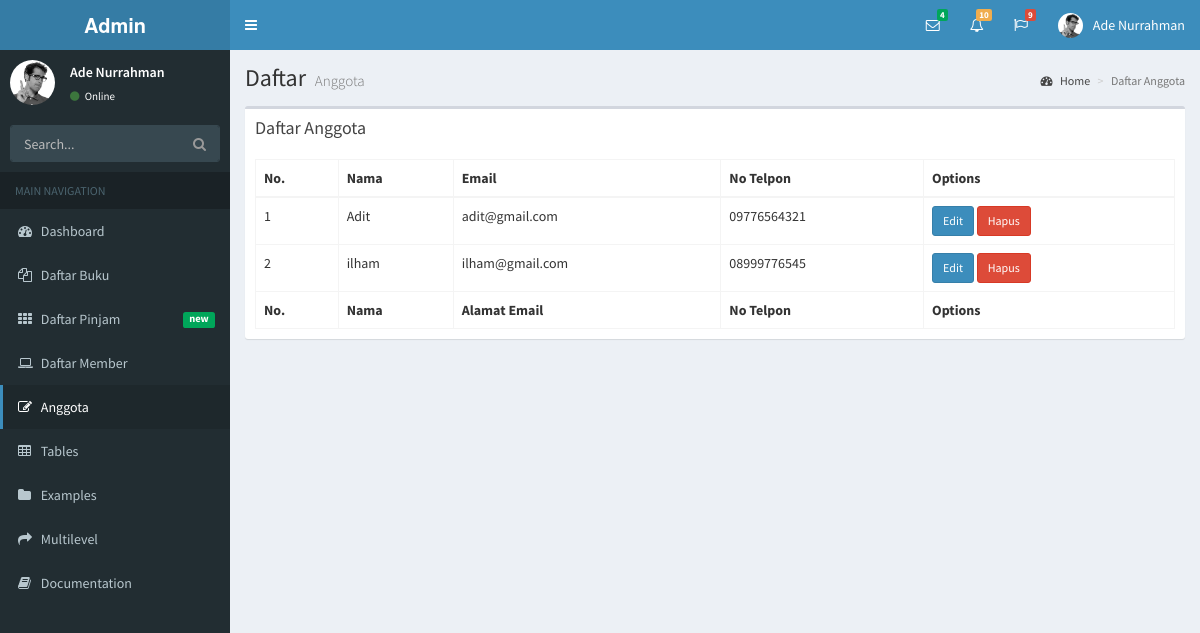
/index.php/home/v_anggota, run on the app's committed database.
### tables this page shows
CREATE TABLE `v_anggota` (
  `nomer` int(6) NOT NULL,
  `nama` varchar(50) NOT NULL,
  `email` varchar(50) NOT NULL,
  `telpon` varchar(15) NOT NULL
);

### application/controllers/Home.php (called while the page is built, shortened)
<?php
class Home extends CI_Controller
{
	function __construct()
    {
        $this->load->model('M_admin');
        $this->load->database();
        $this->load->helper('form');
        $this->load->helper('url');
    }
    public function v_anggota()
    {
        $data = array(
            'title'  => 'Daftar Anggota',
            'v_anggota' => $this->M_admin->v_anggota(),
        );
        $data['judul'] = 'Daftar Anggota';
        $this->load->view('v_anggota', $data);
    }
}

### index.php (called while the page is built, shortened)
<?php
require_once BASEPATH.'core/CodeIgniter.php';

### application/models/M_admin.php (called while the page is built, shortened)
<?php
class M_admin extends CI_Model{
	public function v_anggota()
	{
		$query = $this->db->select("*")
				->from('v_anggota')
				->order_by('nama')
				->get();
		return $query->result();
	}
}

### application/views/v_anggota.php (the view, shortened to what this page needs)
<!DOCTYPE html>
<html>
  <head>
    <link href="<?= base_url() ;?>assets/admin/bootstrap/css/bootstrap.min.css" rel="stylesheet" type="text/css" />
    <link href="https://maxcdn.bootstrapcdn.com/font-awesome/4.3.0/css/font-awesome.min.css" rel="stylesheet" type="text/css" />
    <link href="https://code.ionicframework.com/ionicons/2.0.1/css/ionicons.min.css" rel="stylesheet" type="text/css" />
    <link href="<?= base_url() ;?>assets/admin/plugins/jvectormap/jquery-jvectormap-1.2.2.css" rel="stylesheet" type="text/css" />
    <link href="<?= base_url() ;?>assets/admin/dist/css/AdminLTE.min.css" rel="stylesheet" type="text/css" />
    <link href="<?= base_url() ;?>assets/admin/dist/css/skins/_all-skins.min.css" rel="stylesheet" type="text/css" />
  </head>
  <body class="skin-blue sidebar-mini">
    <div class="wrapper">
      <header class="main-header">
        <a href="<?= base_url() ;?>home/v_admin" class="logo">
          <span class="logo-lg"><b>Admin</b></span>
        </a>
        <nav class="navbar navbar-static-top" role="navigation">
          <a href="<?= base_url() ;?>assets/admin/#" class="sidebar-toggle" data-toggle="offcanvas" role="button">
          </a>
          <div class="navbar-custom-menu">
            <ul class="nav navbar-nav">
              <li class="dropdown messages-menu">
                <a href="<?= base_url() ;?>assets/admin/#" class="dropdown-toggle" data-toggle="dropdown">
                  <i class="fa fa-envelope-o"></i>
                  <span class="label label-success">4</span>
                </a>
              </li>
              <li class="dropdown notifications-menu">
                <a href="<?= base_url() ;?>assets/admin/#" class="dropdown-toggle" data-toggle="dropdown">
                  <i class="fa fa-bell-o"></i>
                  <span class="label label-warning">10</span>
                </a>
              </li>
              <li class="dropdown tasks-menu">
                <a href="<?= base_url() ;?>assets/admin/#" class="dropdown-toggle" data-toggle="dropdown">
                  <i class="fa fa-flag-o"></i>
                  <span class="label label-danger">9</span>
                </a>
              </li>
              <li class="dropdown user user-menu">
                <a href="<?= base_url() ;?>assets/admin/#" class="dropdown-toggle" data-toggle="dropdown">
                  <img src="<?= base_url() ;?>assets/admin/dist/img/user2-160x160.jpg" class="user-image" alt="User Image"/>
                  <span class="hidden-xs">Ade Nurrahman</span>
                </a>
              </li>
          </div>
        </nav>
      </header>
      <aside class="main-sidebar">
        <section class="sidebar">
          <div class="user-panel">
            <div class="pull-left image">
              <img src="<?= base_url() ;?>assets/admin/dist/img/user2-160x160.jpg" class="img-circle" alt="User Image" />
            </div>
            <div class="pull-left info">
              <p>Ade Nurrahman</p>
              <a href="<?= base_url() ;?>assets/admin/#"><i class="fa fa-circle text-success"></i> Online</a>
            </div>
          </div>
          <form action="#" method="get" class="sidebar-form">
            <div class="input-group">
              <input type="text" name="q" class="form-control" placeholder="Search..."/>
              <span class="input-group-btn">
                <button type='submit' name='search' id='search-btn' class="btn btn-flat"><i class="fa fa-search"></i></button>
              </span>
            </div>
          </form>
          <ul class="sidebar-menu">
            <li class="header">MAIN NAVIGATION</li>
            <li class="treeview">
              <a href="<?= base_url() ;?>home/v_admin">
                <i class="fa fa-dashboard"></i> <span>Dashboard</span>
              </a>
            </li>
            <li class="treeview">
              <a href="<?= base_url() ;?>home/v_buku">
                <i class="fa fa-files-o"></i>
                <span>Daftar Buku</span>
              </a>
            </li>
            <li>
              <li class="treeview">
              <a href="<?= base_url() ;?>home/v_pinjam">
                <i class="fa fa-th"></i> <span>Daftar Pinjam</span> <small class="label pull-right bg-green">new</small>
              </a>
            </li>
            <li class="treeview">
              <a href="<?= base_url() ;?>home/v_member">
                <i class="fa fa-laptop"></i>
                <span>Daftar Member</span>
              </a>
            </li>
            <li class="treeview active">
              <a href="<?= base_url() ;?>home/v_anggota">
                <i class="fa fa-edit"></i> <span>Anggota</span>
              </a>
            </li>
            <li class="treeview">
                <a href="<?= base_url() ;?>assets/admin/#">
                <i class="fa fa-table"></i> <span>Tables</span>
              </a>
            <li class="treeview">
              <a href="<?= base_url() ;?>assets/admin/#">
                <i class="fa fa-folder"></i> <span>Examples</span>
              </a>
            </li>
            <li class="treeview">
              <a href="<?= base_url() ;?>assets/admin/#">
                <i class="fa fa-share"></i> <span>Multilevel</span>
              </a>
            </li>
            <li><a href="<?= base_url() ;?>assets/admin/documentation/index.html"><i class="fa fa-book"></i> <span>Documentation</span></a></li>
          </ul>
        </section>
      </aside>
      <div class="content-wrapper">
        <section class="content-header">
          <h1>
            Daftar
            <small>Anggota</small>
          </h1>
          <ol class="breadcrumb">
            <li><a href="<?= base_url() ;?>home/v_admin"><i class="fa fa-dashboard"></i> Home</a></li>
            <li class="active">Daftar Anggota</li>
          </ol>
        </section>
        <section class="content">
          <div class="row">
            <div class="col-xs-12">
              <div class="box">
                <div class="box-header">
                  <h3 class="box-title">Daftar Anggota</h3>
                </div>
                <div class="box-body">
                  <table id="example2" class="table table-bordered table-hover">
                    <thead>
                      <tr>
                        <th>No.</th>
                        <th>Nama</th>
                        <th>Email</th>
                        <th>No Telpon</th>
                        <th>Options</th>
                      </tr>
                    </thead>
                    <tbody>
                      <?php
                        $no = 1;
                        foreach($v_anggota as $hasil){
                      ?>
                      <tr>
                        <td><?= $no++  ?></td>
                        <td><?= $hasil->nama  ?></td>
                        <td><?= $hasil->email  ?></td>
                        <td><?= $hasil->telpon  ?></td>
                        <td>
                          <a href="<?= base_url()  ?>home/edit><?= $hasil->nomer  ?>"  class="btn btn-sm btn-primary">Edit</a>
                          <a href="<?= base_url()  ?>home/edit><?= $hasil->nomer  ?>"  class="btn btn-sm btn-danger">Hapus</a>
                        </td>
                      </tr>
                    <?php } ?>
                    <tfoot>
                      <tr>
                        <th>No.</th>
                        <th>Nama</th>
                        <th>Alamat Email</th>
                        <th>No Telpon</th>
                        <th>Options</th>
                      </tr>
                    </tfoot>
                  </table>
                </div>
              </div>
    </div>

### data on the page
v_anggota: nama "Adit", email "adit@gmail.com", telpon "09776564321"
v_anggota: nama "ilham", email "ilham@gmail.com", telpon "08999776545"
